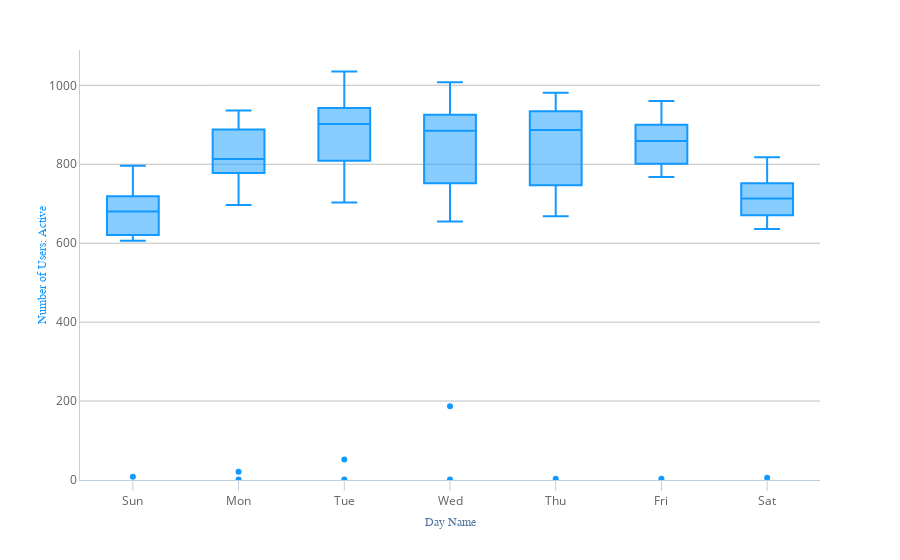

The cell this chart's notebook holds for it:
### Markdown cell above
Run the code below to show a box plot of the data grouped by day of the week:

### Code cell
plot = px.box(
    data,
    x='Day Name',
    y='Number of Users: Active',
    category_orders={'Day Name': ('Sun', 'Mon', 'Tue', 'Wed', 'Thu', 'Fri', 'Sat')},
)
plot.show()

### Figure 1 — Plotly figure (JSON) as saved in the notebook; plotly's stock layout.template omitted (floating-point values rounded to 4 significant figures)
{"data": [{"alignmentgroup": "True", "hovertemplate": "Day Name=%{x}<br>Number of Users: Active=%{y}<extra></extra>", "legendgroup": "", "marker": {"color": "#1199FF"}, "name": "", "notched": false, "offsetgroup": "", "orientation": "v", "showlegend": false, "type": "box", "x": ["Mon", "Tue", "Wed", "Thu", "Fri", "Sat", "Sun", "Mon", "Tue", "Wed", "Thu", "Fri", "Sat", "Sun", "Mon", "Tue", "Wed", "Thu", "Fri", "Sat", "Sun", "Mon", "Tue", "Wed", "Thu", "Fri", "Sat", "Sun", "Mon", "Tue", "Wed", "Thu", "Fri", "Sat", "Sun", "Mon", "Tue", "Wed", "Thu", "Fri", "Sat", "Sun", "Mon", "Tue", "Wed", "Thu", "Fri", "Sat", "Sun", "Mon", "Tue", "Wed", "Thu", "Fri", "Sat", "Sun", "Mon", "Tue", "Wed", "Thu", "Fri", "Sat", "Sun", "Mon", "Tue", "Wed", "Thu", "Fri", "Sat", "Sun", "Mon", "Tue", "Wed", "Thu", "Fri", "Sat", "Sun", "Mon", "Tue", "Wed", "Thu", "Fri", "Sat", "Sun", "Mon", "Tue", "Wed", "Thu", "Fri", "Sat", "Sun", "Mon", "Tue", "Wed", "Thu", "Fri", "Sat", "Sun", "Mon", "Tue", "Wed", "Thu", "Fri", "Sat", "Sun", "Mon", "Tue", "Wed", "Thu", "Fri", "Sat", "Sun", "Mon"], "x0": " ", "xaxis": "x", "y": [1, 1, 1, 3, 3, 6, 8, 21, 52, 187, 668, 809, 673, 631, 783, 829, 836, 894, 885, 754, 688, 808, 703, 655, 723, 884, 771, 765, 936, 936, 947, 964, 913, 818, 796, 920, 954, 963, 981, 906, 750, 746, 899, 869, 714, 699, 942, 749, 644, 884, 945, 903, 960, 960, 783, 742, 879, 939, 939, 913, 880, 735, 683, 913, 957, 912, 929, 837, 695, 617, 784, 1035, 1008, 939, 894, 731, 696, 816, 927, 912, 879, 838, 686, 677, 883, 877, 882, 906, 838, 669, 683, 813, 823, 790, 876, 793, 664, 606, 697, 940, 888, 862, 777, 636, 615, 762, 795, 840, 771, 768, 688, 624, 790], "y0": " ", "yaxis": "y"}], "layout": {"autosize": true, "boxmode": "group", "legend": {"tracegroupgap": 0}, "xaxis": {"anchor": "y", "autorange": true, "categoryarray": ["Sun", "Mon", "Tue", "Wed", "Thu", "Fri", "Sat"], "categoryorder": "array", "domain": [0, 1], "range": [-0.5, 6.5], "title": {"text": "Day Name"}, "type": "category"}, "yaxis": {"anchor": "x", "autorange": true, "domain": [0, 1], "range": [0, 1089.0], "title": {"text": "Number of Users: Active"}, "type": "linear"}}}
